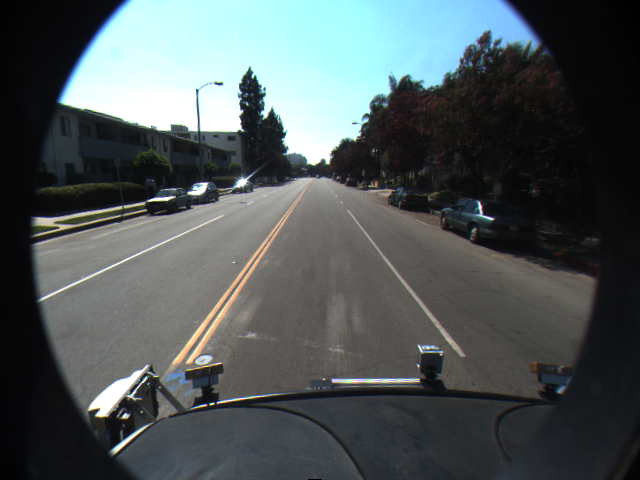
%> input picture matlab/f2.png, 640 x 480 px
$ octave --eval "result = ipm;"   (GNU Octave 9; MATLAB toolbox functions it lacks are replaced by stand-ins)
%> lines starting %> are read from the running program, lines starting %| are printed output that depends on the picture
function [oh,ow,OutputImage]=ipm
InputImage=imread('f2.png');
%> InputImage is the input picture: size 480x640x3 uint8; mean R, G, B 79, 87.3, 88.4
% imshow(A);
InputImage=rgb2gray(InputImage);
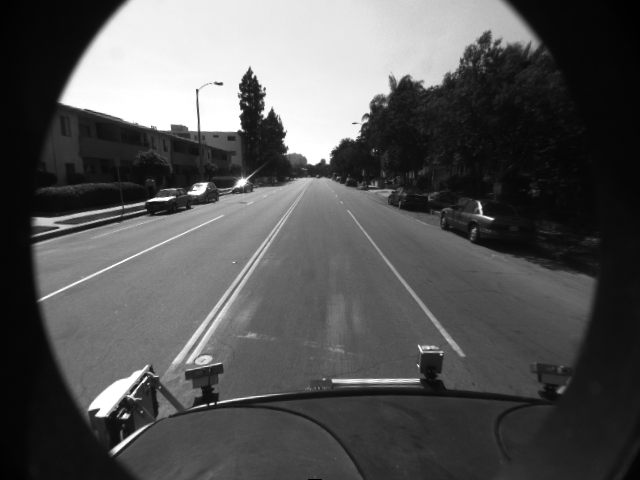
%> InputImage: size 480x640 uint8; min 0, max 255, mean 85
InputImage=im2double(InputImage);
%> InputImage: size 480x640 double
%imshow(I);

%focal length
fx=309.4362; fy= 344.2161;
% optical center
ox= 317.9034; oy =256.5352;
% height of the camera in mm
h= 2179.8;
% pitch of the camera,alfa
pitch= 14.0/180*pi;
c1=cos(pitch); s1=sin(pitch);
% yaw of the camera,beta
yaw= 0.0;
c2=cos(yaw); s2=sin(yaw);
% input imag width and height
ih= 480; iw= 640;
% output imag w and h
oh=120; ow=160;
%ipm setting
% ipmW=160; ipmH=120; ipmL=85; ipmR=550; ipmT=50; ipmB=380;
% eps=0.2*480=96;

%compute the vanishing point
W=[s2/c1;c2/c1;0];
A=[c2,-s2,0;s2,c2,0;0,0,1];
B=[1,0,0;0,-s1,-c1;0,c1,-s1];
T=[fx,0,ox;0,fy,oy;0,0,1];

Vanish=T*B*A*W;
%the size of the ipm on the input image
% size of the region of interest ROI
buttom=380;top=50;right=550;left=85;
x=Vanish(1); y=Vanish(2)+0.2*ih;
uvLimits=...
[ x,  right, left, x; ...
  y,    y,    y, buttom; ...
  1,    1,    1,   1; ...
  0,    0,    0,   0; ...
  ];

% y=floor(y);
% imshow(InputImage);
% rectangle('Position',[left,y,x-left,buttom-y]);
T=...
[
-c2/fx, s1*s2/fy,   ox*c2/fx-oy*s1*s2/fy-c1*s2, 0; ...
s2/fx,  s1*c1/fy,  -ox*s2/fx-s1*c2*oy/fy-c1*c2, 0; ...   %s1*c2
   0,      c1/fy,      -oy*c1/fy+s1,            0; ...
   0,   -c1/(h*fy),    oy*c1/(h*fy)-s1/h,       0; ...
 ];
%the size of the input image on the ground
xyLimits=h*T*uvLimits;
for i=1:3
    xyLimits(i,:)=xyLimits(i,:)./xyLimits(4,:);
end
%compute the point on the ground corresponding to the ipm
 maxX=max(xyLimits(1,:));
 maxY=max(xyLimits(2,:));
 minX=min(xyLimits(1,:));
 minY=min(xyLimits(2,:));
 stepRow=(maxY-minY)/oh;
 stepCol=(maxX-minX)/ow;

xyGrid=ones(3,oh*ow);
y=maxY;
for i=1:oh
   x=minX+stepCol/2;
   for j=1:ow
    xyGrid(1,(i-1)*ow+j)=x;
    xyGrid(2,(i-1)*ow+j)=y;
    x=x+stepCol;
   end
   y=y-stepRow;
end
%get the pixel value on the corresponding ground
xyGrid(3,:)=xyGrid(3,:)*(-h);
M=[
 fx*c2+c1*s2*ox,    -fx*s2+c1*c2*ox, -s1*ox; ...
 s2*(oy*c1-fy*s1), c2*(oy*c1-fy*s1), -fy*c1-oy*s1; ...
      c1*s2,               c1*c2,        -s1;
];

uvGrid=M*xyGrid;
for i=1:2
    uvGrid(i,:)=uvGrid(i,:)./uvGrid(3,:);
end

%replot the image
ix=0;iy=0;
OutputImage=zeros(oh,ow);
for i=1:oh
    for j=1:ow
        ix=uvGrid(1,(i-1)*ow+j);
        iy=uvGrid(2,(i-1)*ow+j);
%         iy=i+170;
        ix1=floor(ix); iy1=floor(iy);
        if(ix1>0 && ix1<iw && iy1>0 && iy1<ih) %left the last row and col
            ix2=floor(ix+1); iy2=floor(iy+1);
            OutputImage(i,j)=InputImage(iy1,ix1)*(1-(ix-ix1))*(1-(iy-iy1)) ...
                +InputImage(iy2,ix1)*(1-(ix-ix1))*(1-(iy2-iy)) ...
                +InputImage(iy1,ix2)*(1-(ix2-ix))*(1-(iy-iy1)) ...
                +InputImage(iy2,ix2)*(1-(ix2-ix))*(1-(iy2-iy)) ;
        else
            OutputImage(i,j)=mean(mean(InputImage)); %=84.9823
        end
    end
end
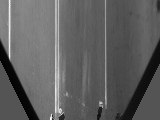
%> OutputImage: size 120x160 double; min 0.0182, max 1, mean 0.375
%> after the loop, ix2 = 638; iy2 = 377
OutputImage=im2uint8(OutputImage);
%> OutputImage: size 120x160 uint8
%> `result = ipm;`: result = 120
imshow(OutputImage);
